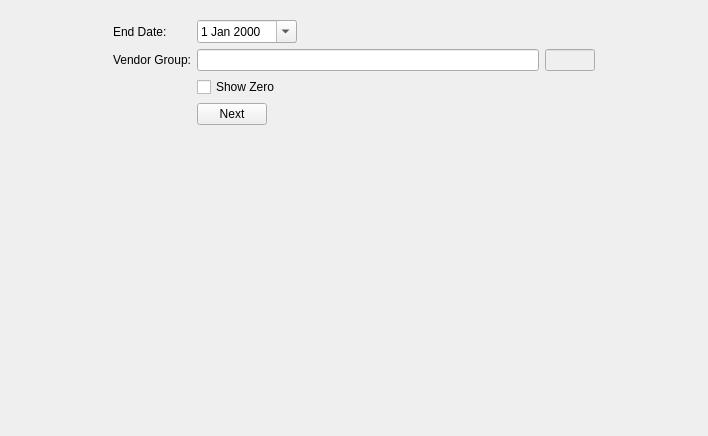
<?xml version="1.0" encoding="UTF-8"?>
<ui version="4.0">
 <class>VendorsBalanceReport</class>
 <widget class="QWidget" name="VendorsBalanceReport">
  <property name="geometry">
   <rect>
    <x>0</x>
    <y>0</y>
    <width>708</width>
    <height>436</height>
   </rect>
  </property>
  <property name="windowTitle">
   <string>Form</string>
  </property>
  <layout class="QGridLayout" name="gridLayout">
   <item row="0" column="0">
    <widget class="QFrame" name="frame">
     <property name="maximumSize">
      <size>
       <width>500</width>
       <height>16777215</height>
      </size>
     </property>
     <property name="frameShape">
      <enum>QFrame::NoFrame</enum>
     </property>
     <property name="frameShadow">
      <enum>QFrame::Raised</enum>
     </property>
     <layout class="QFormLayout" name="formLayout">
      <item row="2" column="0">
       <widget class="QLabel" name="label">
        <property name="text">
         <string>End Date:</string>
        </property>
       </widget>
      </item>
      <item row="2" column="1">
       <widget class="QDateEdit" name="date">
        <property name="maximumSize">
         <size>
          <width>100</width>
          <height>16777215</height>
         </size>
        </property>
        <property name="calendarPopup">
         <bool>true</bool>
        </property>
       </widget>
      </item>
      <item row="3" column="0">
       <widget class="QLabel" name="label_3">
        <property name="text">
         <string>Vendor Group:</string>
        </property>
       </widget>
      </item>
      <item row="3" column="1">
       <layout class="QHBoxLayout" name="horizontalLayout">
        <item>
         <widget class="QLineEdit" name="groupname"/>
        </item>
        <item>
         <widget class="QLineEdit" name="groupid">
          <property name="enabled">
           <bool>false</bool>
          </property>
          <property name="maximumSize">
           <size>
            <width>50</width>
            <height>16777215</height>
           </size>
          </property>
         </widget>
        </item>
       </layout>
      </item>
      <item row="8" column="1">
       <widget class="QPushButton" name="btn_next">
        <property name="maximumSize">
         <size>
          <width>70</width>
          <height>16777215</height>
         </size>
        </property>
        <property name="text">
         <string>Next</string>
        </property>
       </widget>
      </item>
      <item row="7" column="1">
       <widget class="QCheckBox" name="checkBox">
        <property name="text">
         <string>Show Zero</string>
        </property>
       </widget>
      </item>
     </layout>
    </widget>
   </item>
  </layout>
 </widget>
 <resources/>
 <connections/>
</ui>
